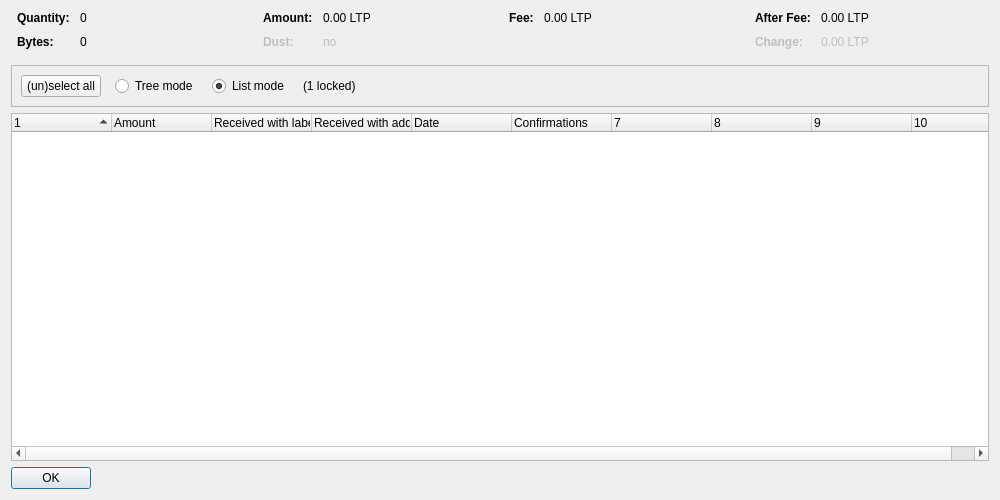
<?xml version="1.0" encoding="UTF-8"?>
<ui version="4.0">
 <class>CoinControlDialog</class>
 <widget class="QDialog" name="CoinControlDialog">
  <property name="geometry">
   <rect>
    <x>0</x>
    <y>0</y>
    <width>1000</width>
    <height>500</height>
   </rect>
  </property>
  <property name="windowTitle">
   <string>Coin Selection</string>
  </property>
  <layout class="QVBoxLayout" name="verticalLayout">
   <item>
    <layout class="QHBoxLayout" name="horizontalLayoutTop" stretch="0,0,0,0">
     <property name="topMargin">
      <number>0</number>
     </property>
     <property name="bottomMargin">
      <number>10</number>
     </property>
     <item>
      <layout class="QFormLayout" name="formLayoutCoinControl1">
       <property name="horizontalSpacing">
        <number>10</number>
       </property>
       <property name="verticalSpacing">
        <number>10</number>
       </property>
       <property name="leftMargin">
        <number>6</number>
       </property>
       <property name="rightMargin">
        <number>6</number>
       </property>
       <item row="0" column="0">
        <widget class="QLabel" name="labelCoinControlQuantityText">
         <property name="font">
          <font>
           <weight>75</weight>
           <bold>true</bold>
          </font>
         </property>
         <property name="text">
          <string>Quantity:</string>
         </property>
        </widget>
       </item>
       <item row="0" column="1">
        <widget class="QLabel" name="labelCoinControlQuantity">
         <property name="cursor">
          <cursorShape>IBeamCursor</cursorShape>
         </property>
         <property name="contextMenuPolicy">
          <enum>Qt::ActionsContextMenu</enum>
         </property>
         <property name="text">
          <string notr="true">0</string>
         </property>
         <property name="textInteractionFlags">
          <set>Qt::LinksAccessibleByMouse|Qt::TextSelectableByKeyboard|Qt::TextSelectableByMouse</set>
         </property>
        </widget>
       </item>
       <item row="1" column="0">
        <widget class="QLabel" name="labelCoinControlBytesText">
         <property name="font">
          <font>
           <weight>75</weight>
           <bold>true</bold>
          </font>
         </property>
         <property name="text">
          <string>Bytes:</string>
         </property>
        </widget>
       </item>
       <item row="1" column="1">
        <widget class="QLabel" name="labelCoinControlBytes">
         <property name="cursor">
          <cursorShape>IBeamCursor</cursorShape>
         </property>
         <property name="contextMenuPolicy">
          <enum>Qt::ActionsContextMenu</enum>
         </property>
         <property name="text">
          <string notr="true">0</string>
         </property>
         <property name="textInteractionFlags">
          <set>Qt::LinksAccessibleByMouse|Qt::TextSelectableByKeyboard|Qt::TextSelectableByMouse</set>
         </property>
        </widget>
       </item>
      </layout>
     </item>
     <item>
      <layout class="QFormLayout" name="formLayoutCoinControl2">
       <property name="horizontalSpacing">
        <number>10</number>
       </property>
       <property name="verticalSpacing">
        <number>10</number>
       </property>
       <property name="leftMargin">
        <number>6</number>
       </property>
       <property name="rightMargin">
        <number>6</number>
       </property>
       <item row="0" column="0">
        <widget class="QLabel" name="labelCoinControlAmountText">
         <property name="font">
          <font>
           <weight>75</weight>
           <bold>true</bold>
          </font>
         </property>
         <property name="text">
          <string>Amount:</string>
         </property>
        </widget>
       </item>
       <item row="0" column="1">
        <widget class="QLabel" name="labelCoinControlAmount">
         <property name="cursor">
          <cursorShape>IBeamCursor</cursorShape>
         </property>
         <property name="contextMenuPolicy">
          <enum>Qt::ActionsContextMenu</enum>
         </property>
         <property name="text">
          <string notr="true">0.00 LTP</string>
         </property>
         <property name="textInteractionFlags">
          <set>Qt::LinksAccessibleByMouse|Qt::TextSelectableByKeyboard|Qt::TextSelectableByMouse</set>
         </property>
        </widget>
       </item>
       <item row="1" column="0">
        <widget class="QLabel" name="labelCoinControlLowOutputText">
         <property name="enabled">
          <bool>false</bool>
         </property>
         <property name="font">
          <font>
           <weight>75</weight>
           <bold>true</bold>
          </font>
         </property>
         <property name="text">
          <string>Dust:</string>
         </property>
        </widget>
       </item>
       <item row="1" column="1">
        <widget class="QLabel" name="labelCoinControlLowOutput">
         <property name="enabled">
          <bool>false</bool>
         </property>
         <property name="cursor">
          <cursorShape>IBeamCursor</cursorShape>
         </property>
         <property name="contextMenuPolicy">
          <enum>Qt::ActionsContextMenu</enum>
         </property>
         <property name="text">
          <string notr="true">no</string>
         </property>
         <property name="textInteractionFlags">
          <set>Qt::LinksAccessibleByMouse|Qt::TextSelectableByKeyboard|Qt::TextSelectableByMouse</set>
         </property>
        </widget>
       </item>
      </layout>
     </item>
     <item>
      <layout class="QFormLayout" name="formLayoutCoinControl3">
       <property name="horizontalSpacing">
        <number>10</number>
       </property>
       <property name="verticalSpacing">
        <number>10</number>
       </property>
       <property name="leftMargin">
        <number>6</number>
       </property>
       <property name="rightMargin">
        <number>6</number>
       </property>
       <item row="0" column="0">
        <widget class="QLabel" name="labelCoinControlFeeText">
         <property name="font">
          <font>
           <weight>75</weight>
           <bold>true</bold>
          </font>
         </property>
         <property name="text">
          <string>Fee:</string>
         </property>
        </widget>
       </item>
       <item row="0" column="1">
        <widget class="QLabel" name="labelCoinControlFee">
         <property name="cursor">
          <cursorShape>IBeamCursor</cursorShape>
         </property>
         <property name="contextMenuPolicy">
          <enum>Qt::ActionsContextMenu</enum>
         </property>
         <property name="text">
          <string notr="true">0.00 LTP</string>
         </property>
         <property name="textInteractionFlags">
          <set>Qt::LinksAccessibleByMouse|Qt::TextSelectableByKeyboard|Qt::TextSelectableByMouse</set>
         </property>
        </widget>
       </item>
      </layout>
     </item>
     <item>
      <layout class="QFormLayout" name="formLayoutCoinControl4">
       <property name="horizontalSpacing">
        <number>10</number>
       </property>
       <property name="verticalSpacing">
        <number>10</number>
       </property>
       <property name="leftMargin">
        <number>6</number>
       </property>
       <property name="rightMargin">
        <number>6</number>
       </property>
       <item row="0" column="0">
        <widget class="QLabel" name="labelCoinControlAfterFeeText">
         <property name="font">
          <font>
           <weight>75</weight>
           <bold>true</bold>
          </font>
         </property>
         <property name="text">
          <string>After Fee:</string>
         </property>
        </widget>
       </item>
       <item row="0" column="1">
        <widget class="QLabel" name="labelCoinControlAfterFee">
         <property name="cursor">
          <cursorShape>IBeamCursor</cursorShape>
         </property>
         <property name="contextMenuPolicy">
          <enum>Qt::ActionsContextMenu</enum>
         </property>
         <property name="text">
          <string notr="true">0.00 LTP</string>
         </property>
         <property name="textInteractionFlags">
          <set>Qt::LinksAccessibleByMouse|Qt::TextSelectableByKeyboard|Qt::TextSelectableByMouse</set>
         </property>
        </widget>
       </item>
       <item row="1" column="0">
        <widget class="QLabel" name="labelCoinControlChangeText">
         <property name="enabled">
          <bool>false</bool>
         </property>
         <property name="font">
          <font>
           <weight>75</weight>
           <bold>true</bold>
          </font>
         </property>
         <property name="text">
          <string>Change:</string>
         </property>
        </widget>
       </item>
       <item row="1" column="1">
        <widget class="QLabel" name="labelCoinControlChange">
         <property name="enabled">
          <bool>false</bool>
         </property>
         <property name="cursor">
          <cursorShape>IBeamCursor</cursorShape>
         </property>
         <property name="contextMenuPolicy">
          <enum>Qt::ActionsContextMenu</enum>
         </property>
         <property name="text">
          <string notr="true">0.00 LTP</string>
         </property>
         <property name="textInteractionFlags">
          <set>Qt::LinksAccessibleByMouse|Qt::TextSelectableByKeyboard|Qt::TextSelectableByMouse</set>
         </property>
        </widget>
       </item>
      </layout>
     </item>
    </layout>
   </item>
   <item>
    <widget class="QFrame" name="frame">
     <property name="minimumSize">
      <size>
       <width>0</width>
       <height>40</height>
      </size>
     </property>
     <property name="frameShape">
      <enum>QFrame::StyledPanel</enum>
     </property>
     <property name="frameShadow">
      <enum>QFrame::Sunken</enum>
     </property>
     <layout class="QHBoxLayout" name="horizontalLayout">
      <item>
       <layout class="QHBoxLayout" name="horizontalLayoutPanel" stretch="0,0,0,0,0">
        <property name="spacing">
         <number>14</number>
        </property>
        <item>
         <widget class="QPushButton" name="pushButtonSelectAll">
          <property name="sizePolicy">
           <sizepolicy hsizetype="Maximum" vsizetype="Fixed">
            <horstretch>0</horstretch>
            <verstretch>0</verstretch>
           </sizepolicy>
          </property>
          <property name="text">
           <string>(un)select all</string>
          </property>
          <property name="autoDefault">
           <bool>false</bool>
          </property>
         </widget>
        </item>
        <item>
         <widget class="QRadioButton" name="radioTreeMode">
          <property name="sizePolicy">
           <sizepolicy hsizetype="Maximum" vsizetype="Fixed">
            <horstretch>0</horstretch>
            <verstretch>0</verstretch>
           </sizepolicy>
          </property>
          <property name="text">
           <string>Tree mode</string>
          </property>
         </widget>
        </item>
        <item>
         <widget class="QRadioButton" name="radioListMode">
          <property name="sizePolicy">
           <sizepolicy hsizetype="Maximum" vsizetype="Fixed">
            <horstretch>0</horstretch>
            <verstretch>0</verstretch>
           </sizepolicy>
          </property>
          <property name="text">
           <string>List mode</string>
          </property>
          <property name="checked">
           <bool>true</bool>
          </property>
         </widget>
        </item>
        <item>
         <widget class="QLabel" name="labelLocked">
          <property name="text">
           <string notr="true">(1 locked)</string>
          </property>
         </widget>
        </item>
        <item>
         <spacer name="horizontalSpacer">
          <property name="orientation">
           <enum>Qt::Horizontal</enum>
          </property>
          <property name="sizeHint" stdset="0">
           <size>
            <width>40</width>
            <height>20</height>
           </size>
          </property>
         </spacer>
        </item>
       </layout>
      </item>
     </layout>
    </widget>
   </item>
   <item>
    <widget class="CoinControlTreeWidget" name="treeWidget">
     <property name="contextMenuPolicy">
      <enum>Qt::CustomContextMenu</enum>
     </property>
     <property name="sortingEnabled">
      <bool>false</bool>
     </property>
     <property name="columnCount">
      <number>10</number>
     </property>
     <attribute name="headerShowSortIndicator" stdset="0">
      <bool>true</bool>
     </attribute>
     <attribute name="headerStretchLastSection">
      <bool>false</bool>
     </attribute>
     <column>
      <property name="text">
       <string/>
      </property>
     </column>
     <column>
      <property name="text">
       <string>Amount</string>
      </property>
     </column>
     <column>
      <property name="text">
       <string>Received with label</string>
      </property>
     </column>
     <column>
      <property name="text">
       <string>Received with address</string>
      </property>
     </column>
     <column>
      <property name="text">
       <string>Date</string>
      </property>
     </column>
     <column>
      <property name="text">
       <string>Confirmations</string>
      </property>
      <property name="toolTip">
       <string>Confirmed</string>
      </property>
     </column>
     <column>
      <property name="text">
       <string/>
      </property>
     </column>
     <column>
      <property name="text">
       <string/>
      </property>
     </column>
     <column>
      <property name="text">
       <string/>
      </property>
     </column>
     <column>
      <property name="text">
       <string/>
      </property>
     </column>
    </widget>
   </item>
   <item>
    <widget class="QDialogButtonBox" name="buttonBox">
     <property name="sizePolicy">
      <sizepolicy hsizetype="Maximum" vsizetype="Fixed">
       <horstretch>0</horstretch>
       <verstretch>0</verstretch>
      </sizepolicy>
     </property>
     <property name="orientation">
      <enum>Qt::Horizontal</enum>
     </property>
     <property name="standardButtons">
      <set>QDialogButtonBox::Ok</set>
     </property>
    </widget>
   </item>
  </layout>
 </widget>
 <customwidgets>
  <customwidget>
   <class>CoinControlTreeWidget</class>
   <extends>QTreeWidget</extends>
   <header>coincontroltreewidget.h</header>
  </customwidget>
 </customwidgets>
 <resources/>
 <connections/>
</ui>
